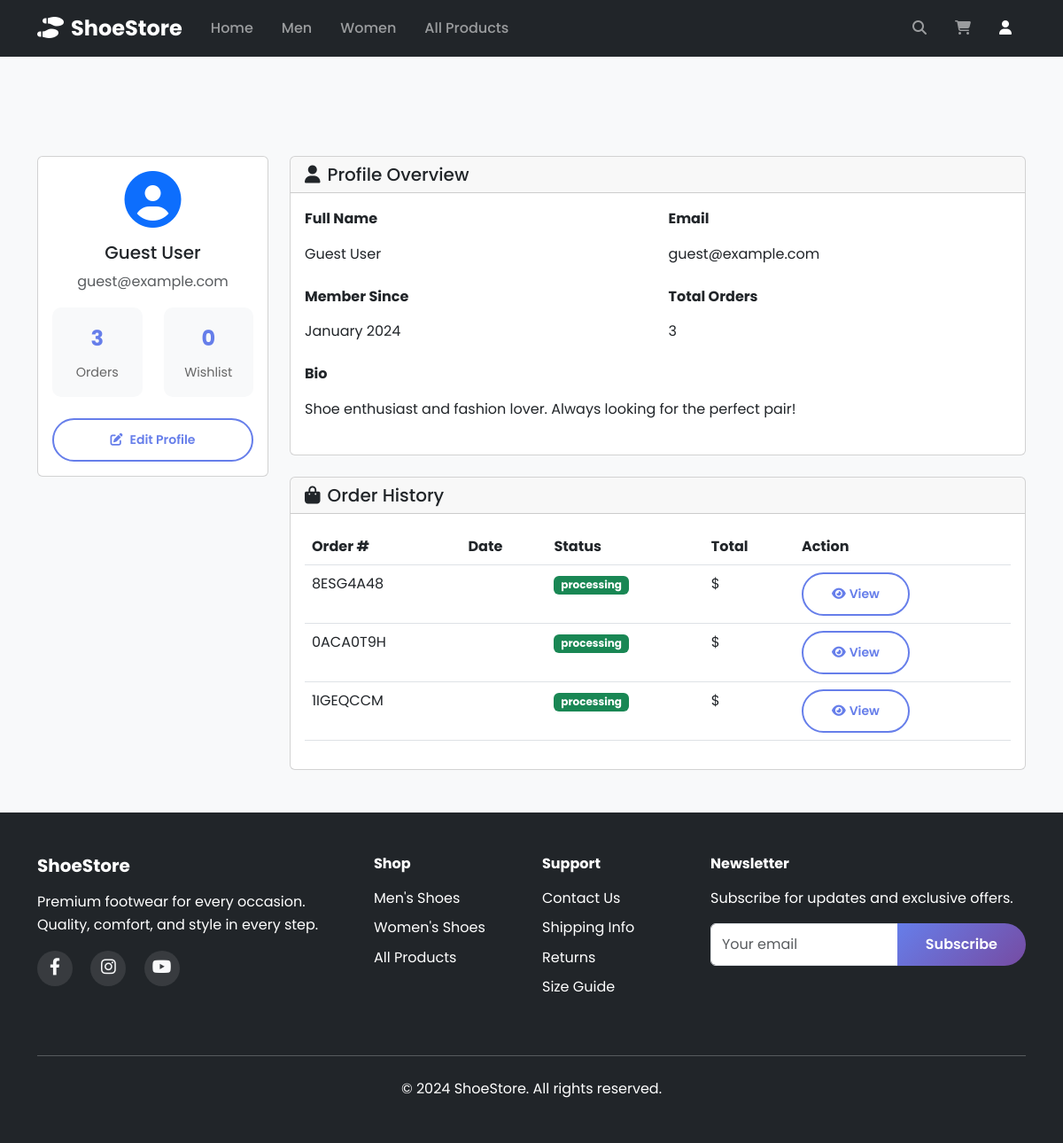
/profile/, run on the app's committed database.
### store/models.py (models this page shows, shortened)
class Order(models.Model):
    STATUS_CHOICES = [
        ('pending', 'Pending'),
        ('processing', 'Processing'),
        ('shipped', 'Shipped'),
        ('delivered', 'Delivered'),
        ('cancelled', 'Cancelled'),
    ]
    order_number = models.CharField(max_length=20, unique=True)
    customer_name = models.CharField(max_length=100)
    customer_email = models.EmailField()
    customer_phone = models.CharField(max_length=20)
    shipping_address = models.TextField()
    city = models.CharField(max_length=50)
    state = models.CharField(max_length=50)
    postal_code = models.CharField(max_length=10)
    country = models.CharField(max_length=50, default='India')
    subtotal = models.DecimalField(max_digits=10, decimal_places=2)
    shipping_cost = models.DecimalField(max_digits=10, decimal_places=2, default=0)
    tax = models.DecimalField(max_digits=10, decimal_places=2, default=0)
    total = models.DecimalField(max_digits=10, decimal_places=2)
    status = models.CharField(max_length=20, choices=STATUS_CHOICES, default='pending')
    payment_method = models.CharField(max_length=50, default='Credit Card')
    payment_status = models.CharField(max_length=20, default='pending')
    created = models.DateTimeField(auto_now_add=True)
    updated = models.DateTimeField(auto_now=True)
    class Meta:
        ordering = ['-created']

### store/views.py (the view)
# urls.py: path('profile/', views.profile, name='profile'),
def profile(request):
    user_data = request.session.get('user_data', {
        'user_name': 'Guest User',
        'email': 'guest@example.com',
        'bio': 'Shoe enthusiast and fashion lover. Always looking for the perfect pair!',
        'phone': '+1 (555) 123-4567',
        'address': '123 Main Street, City, State 12345',
        'join_date': 'January 2024',
        'total_orders': 0,
    })
    orders = Order.objects.all().order_by('-created')[:10]  # Get last 10 orders
    context = {
        'user_name': user_data['user_name'],
        'email': user_data['email'],
        'user_data': user_data,
        'orders': orders,
    }
    return render(request, 'store/profile.html', context)

### store/context_processors.py (called while the page is built)
def cart_count(request):
    cart = request.session.get('cart', {})
    cart_count = sum(item.get('quantity', 0) for item in cart.values())
    return {'cart_count': cart_count}

### templates/store/profile.html (shortened to what this page needs)
{% extends 'store/base.html' %}
{% load static %}
{% block content %}
<div class="container mt-5 pt-5">
    <div class="row">
        <div class="col-lg-3 mb-4">
            <div class="card">
                <div class="card-body text-center">
                    <div class="mb-3">
                        <i class="fas fa-user-circle fa-4x text-primary"></i>
                    </div>
                    <h5 class="card-title">{{ user_name }}</h5>
                    <p class="text-muted">{{ email }}</p>
                    <div class="profile-stats mt-3">
                        <div class="row">
                            <div class="col-6">
                                <div class="stat-item">
                                    <span class="stat-number">{{ orders|length }}</span>
                                    <div class="stat-label">Orders</div>
                                </div>
                            </div>
                            <div class="col-6">
                                <div class="stat-item">
                                    <span class="stat-number">0</span>
                                    <div class="stat-label">Wishlist</div>
                                </div>
                            </div>
                        </div>
                    </div>
                    <div class="d-grid gap-2 mt-3">
                        <a href="{% url 'store:profile_edit' %}" class="btn btn-outline-primary btn-sm">
                            <i class="fas fa-edit me-2"></i>Edit Profile
                        </a>
                    </div>
                </div>
            </div>
        </div>
        <div class="col-lg-9">
            <div class="card mb-4">
                <div class="card-header">
                    <h5 class="mb-0"><i class="fas fa-user me-2"></i>Profile Overview</h5>
                </div>
                <div class="card-body">
                    <div class="row">
                        <div class="col-md-6 mb-3">
                            <label class="form-label fw-bold">Full Name</label>
                            <p class="form-control-plaintext">{{ user_name }}</p>
                        </div>
                        <div class="col-md-6 mb-3">
                            <label class="form-label fw-bold">Email</label>
                            <p class="form-control-plaintext">{{ email }}</p>
                        </div>
                        <div class="col-md-6 mb-3">
                            <label class="form-label fw-bold">Member Since</label>
                            <p class="form-control-plaintext">January 2024</p>
                        </div>
                        <div class="col-md-6 mb-3">
                            <label class="form-label fw-bold">Total Orders</label>
                            <p class="form-control-plaintext">{{ orders|length }}</p>
                        </div>
                        <div class="col-md-12 mb-3">
                            <label class="form-label fw-bold">Bio</label>
                            <p class="form-control-plaintext">{{ user_data.bio|default:"No bio added yet." }}</p>
                        </div>
                    </div>
                </div>
            </div>
            <div class="card">
                <div class="card-header">
                    <h5 class="mb-0"><i class="fas fa-shopping-bag me-2"></i>Order History</h5>
                </div>
                <div class="card-body">
                    {% if orders %}
                        <div class="table-responsive">
                            <table class="table table-hover">
                                <thead>
                                    <tr>
                                        <th>Order #</th>
                                        <th>Date</th>
                                        <th>Status</th>
                                        <th>Total</th>
                                        <th>Action</th>
                                    </tr>
                                </thead>
                                <tbody>
                                    {% for order in orders %}
                                    <tr>
                                        <td>{{ order.order_number }}</td>
                                        <td>{{ order.created_at|date:"M d, Y" }}</td>
                                        <td>
                                            <span class="badge bg-success">{{ order.status }}</span>
                                        </td>
                                        <td>${{ order.total_amount }}</td>
                                        <td>
                                            <a href="{% url 'store:order_detail' order.order_number %}" class="btn btn-sm btn-outline-primary">
                                                <i class="fas fa-eye me-1"></i>View
                                            </a>
                                        </td>
                                    </tr>
                                    {% endfor %}
                                </tbody>
                            </table>
                        </div>
                    {% endif %}
                </div>
            </div>
            </div>
        </div>
    </div>
{% endblock %}

### static/css/style.css (style rules this page uses)
* { margin: 0; padding: 0; box-sizing: border-box; }
body { font-family: 'Poppins', sans-serif; line-height: 1.6; color: #333; background-color: #f8f9fa; overflow-x: hidden; }
.btn-outline-primary { border: 2px solid #667eea; color: #667eea; border-radius: 25px; padding: 0.75rem 2rem; font-weight: 600; transition: all 0.3s ease; white-space: nowrap; }
.profile-stats { display: grid; grid-template-columns: repeat(auto-fit, minmax(120px, 1fr)); gap: 1rem; margin: 1.5rem 0; }
.profile-stats .stat-item { text-align: center; padding: 1rem; background: #f8f9fa; border-radius: 10px; }
.profile-stats .stat-number { font-size: 1.5rem; font-weight: 700; color: #667eea; display: block; }
.profile-stats .stat-label { font-size: 0.9rem; color: #666; margin-top: 0.5rem; }

### data on the page
Order: order_number "8ESG4A48", status "processing"
Order: order_number "0ACA0T9H", status "processing"
Order: order_number "1IGEQCCM", status "processing"

### other printed values
{{ user_name }} "Guest User"
{{ email }} "guest@example.com"
{{ orders|length }} "3"
{{ user_data.bio|default:"No bio added yet." }} "Shoe enthusiast and fashion lover. Always looking for the perfect pair!"
